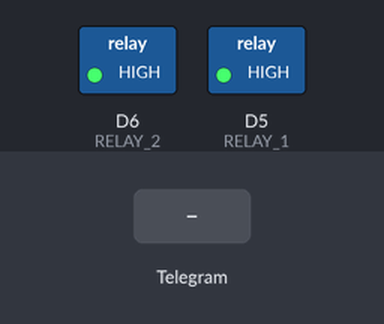
A sketch run on a simulated ESP8266 (NodeMCU). Shown: switched loads named in the sketch (green lamp = pin HIGH). The inputs (shaded band) are chosen by the test bench. WiFi joins after 1.5 s; servers stay silent unless stated; not simulated (calls return 0 or success): secrets.h; what the sketch prints to the serial monitor is not drawn.

Above: at 3.7 s.
3.8 s: Telegram message "POWER ON 1" received
At 5.2 s:
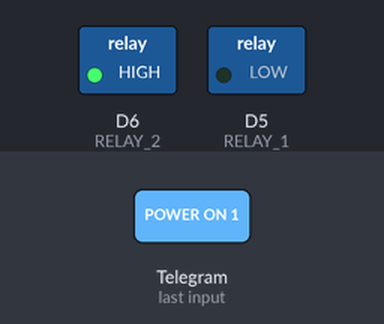
5.7 s: Telegram message "POWER ON 2" received
At 6.6 s:
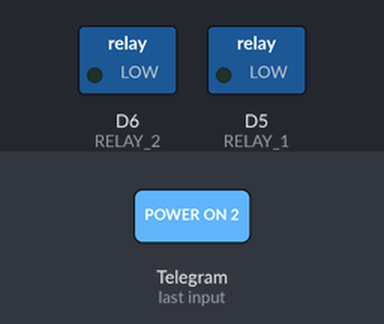
7.5 s: Telegram message "POWER OFF 1" received
At 9.0 s:
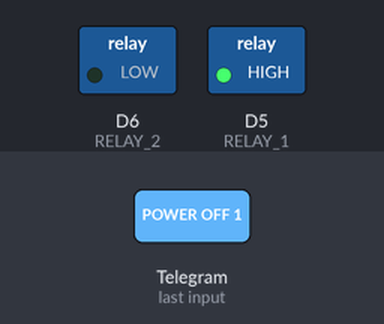
9.3 s: Telegram message "POWER OFF 2" received
At 10.5 s:
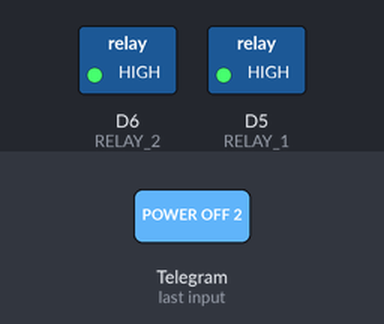
Timing chart, 0 to 12.1 s (numbered marks = the images above; inputs shaded):
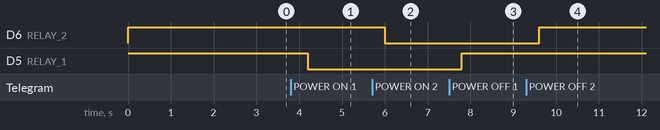

Measured:
- after the input at 3.8 s, D5 (RELAY_1): HIGH → LOW after 0.40 s
- after the input at 5.7 s, D6 (RELAY_2): HIGH → LOW after 0.30 s
- after the input at 7.5 s, D5 (RELAY_1): LOW → HIGH after 0.30 s
- after the input at 9.3 s, D6 (RELAY_2): LOW → HIGH after 0.30 s

The sketch:

wifi_relay_telegram_timerson_timersoff.ino
```cpp
/* WiFi STA Telegram */

#include <ESP8266WiFi.h>
#include <WiFiClientSecure.h>
#include <UniversalTelegramBot.h>
#include <Ticker.h>
#include "secrets.h"
#define RELAY_1 D5
#define RELAY_2 D6

volatile bool flag_i = false;
volatile bool flag_ip = false;
bool relay1 = true;
bool relay2 = true;
bool timer1_on_active = false;
bool timer2_on_active = false;
bool timer1_off_active = false;
bool timer2_off_active = false;
bool timer_update = false;
uint32_t timer1_on = 0;
uint32_t timer2_on = 0;
uint32_t timer1_off = 0;
uint32_t timer2_off = 0;
uint32_t timer1_off_end = 0;
uint32_t timer2_off_end = 0;
uint32_t timer1_on_end = 0;
uint32_t timer2_on_end = 0;
uint32_t next_timer_update = 0;
volatile uint16_t count = 0;
uint8_t t_s = 100;
String chat_id  = "";
String IP = "";
Ticker timer;

// Telegram bot client
WiFiClientSecure client_telegram;
UniversalTelegramBot bot(BOT_TOKEN, client_telegram);


// --------------------------
// Telegram
// --------------------------
void send_ReplyKeyboard() {
  String keyboard ="[[\"POWER ON 1\",\"POWER ON 2\"],[\"TIMER 1 ON\",\"TIMER 2 ON\"],[\"TIMER 1 OFF\",\"TIMER 2 OFF\"],[\"POWER OFF 1\",\"POWER OFF 2\"],[\"STATUS\"]]";
  bot.sendMessageWithReplyKeyboard(chat_id, "Control panel", "", keyboard, true, false, false);
}

void send_Timer1OffKeyboard() {
  String kb = "[[\"+1 MIN (T1 OFF)\",\"+10 MIN (T1 OFF)\"],[\"+1 HOUR (T1 OFF)\",\"TURN OFF (T1 OFF)\"],[\"BACK\"]]";
  bot.sendMessageWithReplyKeyboard(chat_id, "Timer panel", "", kb, true, false, false);
}

void send_Timer2OffKeyboard() {
  String kb = "[[\"+1 MIN (T2 OFF)\",\"+10 MIN (T2 OFF)\"],[\"+1 HOUR (T2 OFF)\",\"TURN OFF (T2 OFF)\"],[\"BACK\"]]";
  bot.sendMessageWithReplyKeyboard(chat_id, "Timer panel", "", kb, true, false, false);
}

void send_Timer1OnKeyboard() {
  String kb = "[[\"+1 MIN (T1 ON)\",\"+10 MIN (T1 ON)\"],[\"+1 HOUR (T1 ON)\",\"TURN OFF (T1 ON)\"],[\"BACK\"]]";
  bot.sendMessageWithReplyKeyboard(chat_id, "Timer panel", "", kb, true, false, false);
}

void send_Timer2OnKeyboard() {
  String kb = "[[\"+1 MIN (T2 ON)\",\"+10 MIN (T2 ON)\"],[\"+1 HOUR (T2 ON)\",\"TURN OFF (T2 ON)\"],[\"BACK\"]]";
  bot.sendMessageWithReplyKeyboard(chat_id, "Timer panel", "", kb, true, false, false);
}

void addTimer(bool &active, uint32_t &timer_var, uint32_t &timer_end, uint32_t amount, void (*action)()) {
  if(!active) timer_var = amount;
  else       timer_var += amount;

  timer_end = millis() +timer_var;
  active = true;
  action();

  timer_update = true;
  next_timer_update = millis() +5000;
}

void stopTimer(bool &active, uint32_t &timer_ms, const char* msg) {
  active = false;
  timer_ms = 0;
  bot.sendMessage(chat_id, msg, "");
}

void checkTimer(bool &active, uint32_t &timer_ms, uint32_t &end, void (*action)(), const char* msg) {
  if (!active){
    timer_ms = 0;
    end      = 0;
    return;
  }

  if (millis() >= end) {
    active = false;
    timer_ms = 0;
    action();
    bot.sendMessage(chat_id, msg, "");
  }
}

String formatTime(uint32_t timer_end) {
  if (timer_end == 0 || millis() >= timer_end) return "00:00";
  uint32_t remaining_ms = timer_end -millis();
  uint32_t minutes      = remaining_ms/60000;
  uint32_t seconds      = (remaining_ms %60000)/1000;
  return String(minutes) + ":" + (seconds < 10 ? "0" : "") +String(seconds);
}

void check_telegram(){
  uint8_t num = bot.getUpdates(bot.last_message_received +1);
  if (num == 0) return;

  for (uint8_t i = 0; i < num; i++) {
    chat_id              = bot.messages[i].chat_id;
    String telegram_data = bot.messages[i].text;

    if (!flag_ip) {
      bot.sendMessage(chat_id, "WiFi connected IP " +IP, "");
      flag_ip = true;
    }

    // ====== MAIN KEYBOARD ======
    if (telegram_data == "/start") send_ReplyKeyboard();
    if (telegram_data == "POWER ON 1") activateRelay1();
    if (telegram_data == "POWER ON 2") activateRelay2();
    if (telegram_data == "POWER OFF 1") disableRelay1();
    if (telegram_data == "POWER OFF 2") disableRelay2();
    if (telegram_data == "STATUS") statusRelays();

    // ====== TIMER KEYBOARDS ======
    if (telegram_data == "TIMER 1 OFF") send_Timer1OffKeyboard();
    if (telegram_data == "TIMER 2 OFF") send_Timer2OffKeyboard();
    if (telegram_data == "TIMER 1 ON") send_Timer1OnKeyboard();
    if (telegram_data == "TIMER 2 ON") send_Timer2OnKeyboard();
    if (telegram_data == "BACK") send_ReplyKeyboard();

    // ====== TIMER 1 OFF ======
    if (telegram_data == "+1 MIN (T1 OFF)")  addTimer(timer1_off_active, timer1_off, timer1_off_end, 60UL*1000UL, activateRelay1);
    if (telegram_data == "+10 MIN (T1 OFF)") addTimer(timer1_off_active, timer1_off, timer1_off_end, 10UL*60UL*1000UL, activateRelay1);
    if (telegram_data == "+1 HOUR (T1 OFF)") addTimer(timer1_off_active, timer1_off, timer1_off_end, 60UL*60UL*1000UL, activateRelay1);
    if (telegram_data == "TURN OFF (T1 OFF)") stopTimer(timer1_off_active, timer1_off, "Timer 1 OFF stopped.");

    // ====== TIMER 2 OFF ======
    if (telegram_data == "+1 MIN (T2 OFF)")  addTimer(timer2_off_active, timer2_off, timer2_off_end, 60UL*1000UL, activateRelay2);
    if (telegram_data == "+10 MIN (T2 OFF)") addTimer(timer2_off_active, timer2_off, timer2_off_end, 10UL*60UL*1000UL, activateRelay2);
    if (telegram_data == "+1 HOUR (T2 OFF)") addTimer(timer2_off_active, timer2_off, timer2_off_end, 60UL*60UL*1000UL, activateRelay2);
    if (telegram_data == "TURN OFF (T2 OFF)") stopTimer(timer2_off_active, timer2_off, "Timer 2 OFF stopped.");

    // ====== TIMER 1 ON ======
    if (telegram_data == "+1 MIN (T1 ON)") addTimer(timer1_on_active, timer1_on, timer1_on_end, 60UL*1000UL, disableRelay1);
    if (telegram_data == "+10 MIN (T1 ON)") addTimer(timer1_on_active, timer1_on, timer1_on_end, 10UL*60UL*1000UL, disableRelay1);
    if (telegram_data == "+1 HOUR (T1 ON)") addTimer(timer1_on_active, timer1_on, timer1_on_end, 60UL*60UL*1000UL, disableRelay1);
    if (telegram_data == "TURN OFF (T1 ON)") stopTimer(timer1_on_active, timer1_on, "Timer 1 ON stopped");

    // ====== TIMER 2 ON ======
    if (telegram_data == "+1 MIN (T2 ON)") addTimer(timer2_on_active, timer2_on, timer2_on_end, 60UL*1000UL, disableRelay2);
    if (telegram_data == "+10 MIN (T2 ON)") addTimer(timer2_on_active, timer2_on, timer2_on_end, 10UL*60UL*1000UL, disableRelay2);
    if (telegram_data == "+1 HOUR (T2 ON)") addTimer(timer2_on_active, timer2_on, timer2_on_end, 60UL*60UL*1000UL, disableRelay2);
    if (telegram_data == "TURN OFF (T2 ON)") stopTimer(timer2_on_active, timer2_on, "Timer 2 ON stopped");
  }
}


// --------------------------
// Relays
// --------------------------
void activateRelay1() {
  if (digitalRead(RELAY_1) == LOW) return;
  digitalWrite(RELAY_1, LOW);
  relay1 = false;
  bot.sendMessage(chat_id, "Relay 1 ON", "");
}

void activateRelay2() {
  if (digitalRead(RELAY_2) == LOW) return;
  digitalWrite(RELAY_2, LOW);
  relay2 = false;
  bot.sendMessage(chat_id, "Relay 2 ON", "");
}

void disableRelay1() {
  if (digitalRead(RELAY_1) == HIGH) return;
  digitalWrite(RELAY_1, HIGH);
  relay1 = true;
  bot.sendMessage(chat_id, "Relay 1 OFF", "");
}

void disableRelay2() {
  if (digitalRead(RELAY_2) == HIGH) return;
  digitalWrite(RELAY_2, HIGH);
  relay2 = true;
  bot.sendMessage(chat_id, "Relay 2 OFF", "");
}

void statusRelays() {
  String msg = "Relay 1 " +String(digitalRead(RELAY_1) == LOW ? "ON" : "OFF") +" | Timer OFF in " +formatTime(timer1_off_end) +" | Timer ON in "+formatTime(timer1_on_end);
  msg     += "\nRelay 2 " +String(digitalRead(RELAY_2) == LOW ? "ON" : "OFF") +" | Timer OFF in " +formatTime(timer2_off_end) +" | Timer ON in "+formatTime(timer2_on_end);
  bot.sendMessage(chat_id, msg, "");
}

void ICACHE_RAM_ATTR Timer_ISR() {
  flag_i = true;
}


// --------------------------
// Setup and Main
// --------------------------
void setup() {
  Serial.begin(115200);
  timer.attach_ms(t_s, Timer_ISR);

  pinMode(RELAY_1, OUTPUT);
  pinMode(RELAY_2, OUTPUT);
  digitalWrite(RELAY_1, HIGH);
  digitalWrite(RELAY_2, HIGH);

  // connect to WiFi
  WiFi.begin(HOME_SSID, HOME_PASSWORD);
  WiFi.setAutoReconnect(true);
  while (WiFi.status() != WL_CONNECTED){
    delay(1000);
  }
  Serial.println("[WiFi] Connected. ✔");
  IP = WiFi.localIP().toString();

  // Telegram client
  client_telegram.setInsecure();
  client_telegram.setBufferSizes(4096, 4096);
  if (client_telegram.connect("api.telegram.org", 443)) {
    Serial.println("[Telegram] Connected. ✔");
    bot.getUpdates(-1);
    bot.last_message_received = 0;
  } else {
    Serial.println("[Telegram] Failed to connect. ❌");
  }
}

void loop() {
  if (flag_i) {
    flag_i = false;
    count ++;

    if (!client_telegram.connected()) client_telegram.connect("api.telegram.org", 443);

    if (count >= 5){
      count = 0;

      if (timer_update && millis() >= next_timer_update) {
        timer_update = false;
        statusRelays();
      }

      // ===== CHECK TELEGRAM =====
      check_telegram();

      // ===== CHECK TIMERS =====
      checkTimer(timer1_off_active, timer1_off, timer1_off_end, disableRelay1, "Timer 1 OFF finished");
      checkTimer(timer2_off_active, timer2_off, timer2_off_end, disableRelay2, "Timer 2 OFF finished");
      checkTimer(timer1_on_active, timer1_on, timer1_on_end, activateRelay1, "Timer 1 ON finished");
      checkTimer(timer2_on_active, timer2_on, timer2_on_end, activateRelay2, "Timer 2 ON finished");
    }
  }
}
```
